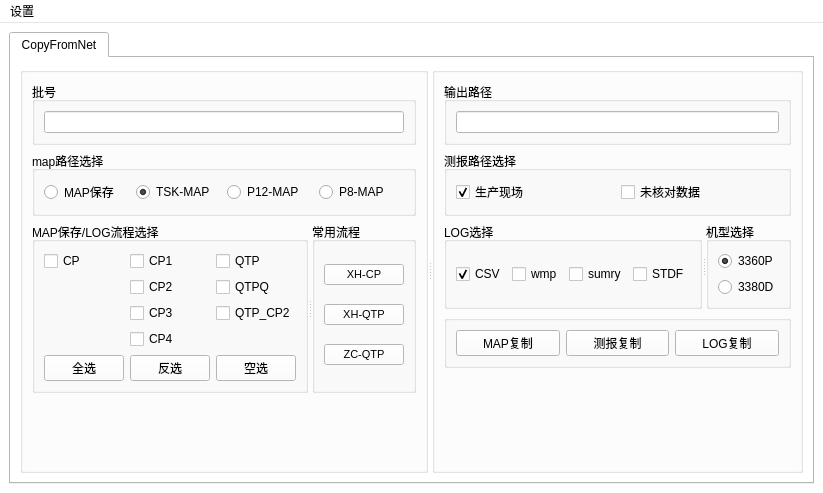
<?xml version="1.0" encoding="UTF-8"?>
<ui version="4.0">
 <class>MainWindow</class>
 <widget class="QMainWindow" name="MainWindow">
  <property name="geometry">
   <rect>
    <x>0</x>
    <y>0</y>
    <width>823</width>
    <height>493</height>
   </rect>
  </property>
  <property name="palette">
   <palette>
    <active>
     <colorrole role="WindowText">
      <brush brushstyle="SolidPattern">
       <color alpha="255">
        <red>0</red>
        <green>0</green>
        <blue>0</blue>
       </color>
      </brush>
     </colorrole>
     <colorrole role="Button">
      <brush brushstyle="SolidPattern">
       <color alpha="255">
        <red>255</red>
        <green>255</green>
        <blue>255</blue>
       </color>
      </brush>
     </colorrole>
     <colorrole role="Light">
      <brush brushstyle="SolidPattern">
       <color alpha="255">
        <red>255</red>
        <green>255</green>
        <blue>255</blue>
       </color>
      </brush>
     </colorrole>
     <colorrole role="Midlight">
      <brush brushstyle="SolidPattern">
       <color alpha="255">
        <red>255</red>
        <green>255</green>
        <blue>255</blue>
       </color>
      </brush>
     </colorrole>
     <colorrole role="Dark">
      <brush brushstyle="SolidPattern">
       <color alpha="255">
        <red>127</red>
        <green>127</green>
        <blue>127</blue>
       </color>
      </brush>
     </colorrole>
     <colorrole role="Mid">
      <brush brushstyle="SolidPattern">
       <color alpha="255">
        <red>170</red>
        <green>170</green>
        <blue>170</blue>
       </color>
      </brush>
     </colorrole>
     <colorrole role="Text">
      <brush brushstyle="SolidPattern">
       <color alpha="255">
        <red>0</red>
        <green>0</green>
        <blue>0</blue>
       </color>
      </brush>
     </colorrole>
     <colorrole role="BrightText">
      <brush brushstyle="SolidPattern">
       <color alpha="255">
        <red>255</red>
        <green>255</green>
        <blue>255</blue>
       </color>
      </brush>
     </colorrole>
     <colorrole role="ButtonText">
      <brush brushstyle="SolidPattern">
       <color alpha="255">
        <red>0</red>
        <green>0</green>
        <blue>0</blue>
       </color>
      </brush>
     </colorrole>
     <colorrole role="Base">
      <brush brushstyle="SolidPattern">
       <color alpha="255">
        <red>255</red>
        <green>255</green>
        <blue>255</blue>
       </color>
      </brush>
     </colorrole>
     <colorrole role="Window">
      <brush brushstyle="SolidPattern">
       <color alpha="255">
        <red>255</red>
        <green>255</green>
        <blue>255</blue>
       </color>
      </brush>
     </colorrole>
     <colorrole role="Shadow">
      <brush brushstyle="SolidPattern">
       <color alpha="255">
        <red>0</red>
        <green>0</green>
        <blue>0</blue>
       </color>
      </brush>
     </colorrole>
     <colorrole role="AlternateBase">
      <brush brushstyle="SolidPattern">
       <color alpha="255">
        <red>255</red>
        <green>255</green>
        <blue>255</blue>
       </color>
      </brush>
     </colorrole>
     <colorrole role="ToolTipBase">
      <brush brushstyle="SolidPattern">
       <color alpha="255">
        <red>255</red>
        <green>255</green>
        <blue>220</blue>
       </color>
      </brush>
     </colorrole>
     <colorrole role="ToolTipText">
      <brush brushstyle="SolidPattern">
       <color alpha="255">
        <red>0</red>
        <green>0</green>
        <blue>0</blue>
       </color>
      </brush>
     </colorrole>
     <colorrole role="PlaceholderText">
      <brush brushstyle="SolidPattern">
       <color alpha="127">
        <red>0</red>
        <green>0</green>
        <blue>0</blue>
       </color>
      </brush>
     </colorrole>
     <colorrole role="Accent">
      <brush brushstyle="SolidPattern">
       <color alpha="255">
        <red>255</red>
        <green>255</green>
        <blue>255</blue>
       </color>
      </brush>
     </colorrole>
    </active>
    <inactive>
     <colorrole role="WindowText">
      <brush brushstyle="SolidPattern">
       <color alpha="255">
        <red>0</red>
        <green>0</green>
        <blue>0</blue>
       </color>
      </brush>
     </colorrole>
     <colorrole role="Button">
      <brush brushstyle="SolidPattern">
       <color alpha="255">
        <red>255</red>
        <green>255</green>
        <blue>255</blue>
       </color>
      </brush>
     </colorrole>
     <colorrole role="Light">
      <brush brushstyle="SolidPattern">
       <color alpha="255">
        <red>255</red>
        <green>255</green>
        <blue>255</blue>
       </color>
      </brush>
     </colorrole>
     <colorrole role="Midlight">
      <brush brushstyle="SolidPattern">
       <color alpha="255">
        <red>255</red>
        <green>255</green>
        <blue>255</blue>
       </color>
      </brush>
     </colorrole>
     <colorrole role="Dark">
      <brush brushstyle="SolidPattern">
       <color alpha="255">
        <red>127</red>
        <green>127</green>
        <blue>127</blue>
       </color>
      </brush>
     </colorrole>
     <colorrole role="Mid">
      <brush brushstyle="SolidPattern">
       <color alpha="255">
        <red>170</red>
        <green>170</green>
        <blue>170</blue>
       </color>
      </brush>
     </colorrole>
     <colorrole role="Text">
      <brush brushstyle="SolidPattern">
       <color alpha="255">
        <red>0</red>
        <green>0</green>
        <blue>0</blue>
       </color>
      </brush>
     </colorrole>
     <colorrole role="BrightText">
      <brush brushstyle="SolidPattern">
       <color alpha="255">
        <red>255</red>
        <green>255</green>
        <blue>255</blue>
       </color>
      </brush>
     </colorrole>
     <colorrole role="ButtonText">
      <brush brushstyle="SolidPattern">
       <color alpha="255">
        <red>0</red>
        <green>0</green>
        <blue>0</blue>
       </color>
      </brush>
     </colorrole>
     <colorrole role="Base">
      <brush brushstyle="SolidPattern">
       <color alpha="255">
        <red>255</red>
        <green>255</green>
        <blue>255</blue>
       </color>
      </brush>
     </colorrole>
     <colorrole role="Window">
      <brush brushstyle="SolidPattern">
       <color alpha="255">
        <red>255</red>
        <green>255</green>
        <blue>255</blue>
       </color>
      </brush>
     </colorrole>
     <colorrole role="Shadow">
      <brush brushstyle="SolidPattern">
       <color alpha="255">
        <red>0</red>
        <green>0</green>
        <blue>0</blue>
       </color>
      </brush>
     </colorrole>
     <colorrole role="AlternateBase">
      <brush brushstyle="SolidPattern">
       <color alpha="255">
        <red>255</red>
        <green>255</green>
        <blue>255</blue>
       </color>
      </brush>
     </colorrole>
     <colorrole role="ToolTipBase">
      <brush brushstyle="SolidPattern">
       <color alpha="255">
        <red>255</red>
        <green>255</green>
        <blue>220</blue>
       </color>
      </brush>
     </colorrole>
     <colorrole role="ToolTipText">
      <brush brushstyle="SolidPattern">
       <color alpha="255">
        <red>0</red>
        <green>0</green>
        <blue>0</blue>
       </color>
      </brush>
     </colorrole>
     <colorrole role="PlaceholderText">
      <brush brushstyle="SolidPattern">
       <color alpha="127">
        <red>0</red>
        <green>0</green>
        <blue>0</blue>
       </color>
      </brush>
     </colorrole>
     <colorrole role="Accent">
      <brush brushstyle="SolidPattern">
       <color alpha="255">
        <red>255</red>
        <green>255</green>
        <blue>255</blue>
       </color>
      </brush>
     </colorrole>
    </inactive>
    <disabled>
     <colorrole role="WindowText">
      <brush brushstyle="SolidPattern">
       <color alpha="255">
        <red>127</red>
        <green>127</green>
        <blue>127</blue>
       </color>
      </brush>
     </colorrole>
     <colorrole role="Button">
      <brush brushstyle="SolidPattern">
       <color alpha="255">
        <red>255</red>
        <green>255</green>
        <blue>255</blue>
       </color>
      </brush>
     </colorrole>
     <colorrole role="Light">
      <brush brushstyle="SolidPattern">
       <color alpha="255">
        <red>255</red>
        <green>255</green>
        <blue>255</blue>
       </color>
      </brush>
     </colorrole>
     <colorrole role="Midlight">
      <brush brushstyle="SolidPattern">
       <color alpha="255">
        <red>255</red>
        <green>255</green>
        <blue>255</blue>
       </color>
      </brush>
     </colorrole>
     <colorrole role="Dark">
      <brush brushstyle="SolidPattern">
       <color alpha="255">
        <red>127</red>
        <green>127</green>
        <blue>127</blue>
       </color>
      </brush>
     </colorrole>
     <colorrole role="Mid">
      <brush brushstyle="SolidPattern">
       <color alpha="255">
        <red>170</red>
        <green>170</green>
        <blue>170</blue>
       </color>
      </brush>
     </colorrole>
     <colorrole role="Text">
      <brush brushstyle="SolidPattern">
       <color alpha="255">
        <red>127</red>
        <green>127</green>
        <blue>127</blue>
       </color>
      </brush>
     </colorrole>
     <colorrole role="BrightText">
      <brush brushstyle="SolidPattern">
       <color alpha="255">
        <red>255</red>
        <green>255</green>
        <blue>255</blue>
       </color>
      </brush>
     </colorrole>
     <colorrole role="ButtonText">
      <brush brushstyle="SolidPattern">
       <color alpha="255">
        <red>127</red>
        <green>127</green>
        <blue>127</blue>
       </color>
      </brush>
     </colorrole>
     <colorrole role="Base">
      <brush brushstyle="SolidPattern">
       <color alpha="255">
        <red>255</red>
        <green>255</green>
        <blue>255</blue>
       </color>
      </brush>
     </colorrole>
     <colorrole role="Window">
      <brush brushstyle="SolidPattern">
       <color alpha="255">
        <red>255</red>
        <green>255</green>
        <blue>255</blue>
       </color>
      </brush>
     </colorrole>
     <colorrole role="Shadow">
      <brush brushstyle="SolidPattern">
       <color alpha="255">
        <red>0</red>
        <green>0</green>
        <blue>0</blue>
       </color>
      </brush>
     </colorrole>
     <colorrole role="AlternateBase">
      <brush brushstyle="SolidPattern">
       <color alpha="255">
        <red>255</red>
        <green>255</green>
        <blue>255</blue>
       </color>
      </brush>
     </colorrole>
     <colorrole role="ToolTipBase">
      <brush brushstyle="SolidPattern">
       <color alpha="255">
        <red>255</red>
        <green>255</green>
        <blue>220</blue>
       </color>
      </brush>
     </colorrole>
     <colorrole role="ToolTipText">
      <brush brushstyle="SolidPattern">
       <color alpha="255">
        <red>0</red>
        <green>0</green>
        <blue>0</blue>
       </color>
      </brush>
     </colorrole>
     <colorrole role="PlaceholderText">
      <brush brushstyle="SolidPattern">
       <color alpha="127">
        <red>127</red>
        <green>127</green>
        <blue>127</blue>
       </color>
      </brush>
     </colorrole>
     <colorrole role="Accent">
      <brush brushstyle="SolidPattern">
       <color alpha="255">
        <red>255</red>
        <green>255</green>
        <blue>255</blue>
       </color>
      </brush>
     </colorrole>
    </disabled>
   </palette>
  </property>
  <property name="windowTitle">
   <string>CopyFromNet</string>
  </property>
  <widget class="QWidget" name="centralwidget">
   <layout class="QGridLayout" name="gridLayout_11">
    <item row="0" column="0">
     <widget class="QTabWidget" name="tabWidget">
      <property name="palette">
       <palette>
        <active>
         <colorrole role="WindowText">
          <brush brushstyle="SolidPattern">
           <color alpha="255">
            <red>0</red>
            <green>0</green>
            <blue>0</blue>
           </color>
          </brush>
         </colorrole>
         <colorrole role="Button">
          <brush brushstyle="SolidPattern">
           <color alpha="255">
            <red>255</red>
            <green>255</green>
            <blue>255</blue>
           </color>
          </brush>
         </colorrole>
         <colorrole role="Light">
          <brush brushstyle="SolidPattern">
           <color alpha="255">
            <red>255</red>
            <green>255</green>
            <blue>255</blue>
           </color>
          </brush>
         </colorrole>
         <colorrole role="Midlight">
          <brush brushstyle="SolidPattern">
           <color alpha="255">
            <red>255</red>
            <green>255</green>
            <blue>255</blue>
           </color>
          </brush>
         </colorrole>
         <colorrole role="Dark">
          <brush brushstyle="SolidPattern">
           <color alpha="255">
            <red>127</red>
            <green>127</green>
            <blue>127</blue>
           </color>
          </brush>
         </colorrole>
         <colorrole role="Mid">
          <brush brushstyle="SolidPattern">
           <color alpha="255">
            <red>170</red>
            <green>170</green>
            <blue>170</blue>
           </color>
          </brush>
         </colorrole>
         <colorrole role="Text">
          <brush brushstyle="SolidPattern">
           <color alpha="255">
            <red>0</red>
            <green>0</green>
            <blue>0</blue>
           </color>
          </brush>
         </colorrole>
         <colorrole role="BrightText">
          <brush brushstyle="SolidPattern">
           <color alpha="255">
            <red>255</red>
            <green>255</green>
            <blue>255</blue>
           </color>
          </brush>
         </colorrole>
         <colorrole role="ButtonText">
          <brush brushstyle="SolidPattern">
           <color alpha="255">
            <red>0</red>
            <green>0</green>
            <blue>0</blue>
           </color>
          </brush>
         </colorrole>
         <colorrole role="Base">
          <brush brushstyle="SolidPattern">
           <color alpha="255">
            <red>255</red>
            <green>255</green>
            <blue>255</blue>
           </color>
          </brush>
         </colorrole>
         <colorrole role="Window">
          <brush brushstyle="SolidPattern">
           <color alpha="255">
            <red>255</red>
            <green>255</green>
            <blue>255</blue>
           </color>
          </brush>
         </colorrole>
         <colorrole role="Shadow">
          <brush brushstyle="SolidPattern">
           <color alpha="255">
            <red>0</red>
            <green>0</green>
            <blue>0</blue>
           </color>
          </brush>
         </colorrole>
         <colorrole role="AlternateBase">
          <brush brushstyle="SolidPattern">
           <color alpha="255">
            <red>255</red>
            <green>255</green>
            <blue>255</blue>
           </color>
          </brush>
         </colorrole>
         <colorrole role="ToolTipBase">
          <brush brushstyle="SolidPattern">
           <color alpha="255">
            <red>255</red>
            <green>255</green>
            <blue>220</blue>
           </color>
          </brush>
         </colorrole>
         <colorrole role="ToolTipText">
          <brush brushstyle="SolidPattern">
           <color alpha="255">
            <red>0</red>
            <green>0</green>
            <blue>0</blue>
           </color>
          </brush>
         </colorrole>
         <colorrole role="PlaceholderText">
          <brush brushstyle="SolidPattern">
           <color alpha="127">
            <red>0</red>
            <green>0</green>
            <blue>0</blue>
           </color>
          </brush>
         </colorrole>
         <colorrole role="Accent">
          <brush brushstyle="SolidPattern">
           <color alpha="255">
            <red>255</red>
            <green>255</green>
            <blue>255</blue>
           </color>
          </brush>
         </colorrole>
        </active>
        <inactive>
         <colorrole role="WindowText">
          <brush brushstyle="SolidPattern">
           <color alpha="255">
            <red>0</red>
            <green>0</green>
            <blue>0</blue>
           </color>
          </brush>
         </colorrole>
         <colorrole role="Button">
          <brush brushstyle="SolidPattern">
           <color alpha="255">
            <red>255</red>
            <green>255</green>
            <blue>255</blue>
           </color>
          </brush>
         </colorrole>
         <colorrole role="Light">
          <brush brushstyle="SolidPattern">
           <color alpha="255">
            <red>255</red>
            <green>255</green>
            <blue>255</blue>
           </color>
          </brush>
         </colorrole>
         <colorrole role="Midlight">
          <brush brushstyle="SolidPattern">
           <color alpha="255">
            <red>255</red>
            <green>255</green>
            <blue>255</blue>
           </color>
          </brush>
         </colorrole>
         <colorrole role="Dark">
          <brush brushstyle="SolidPattern">
           <color alpha="255">
            <red>127</red>
            <green>127</green>
            <blue>127</blue>
           </color>
          </brush>
         </colorrole>
         <colorrole role="Mid">
          <brush brushstyle="SolidPattern">
           <color alpha="255">
            <red>170</red>
            <green>170</green>
            <blue>170</blue>
           </color>
          </brush>
         </colorrole>
         <colorrole role="Text">
          <brush brushstyle="SolidPattern">
           <color alpha="255">
            <red>0</red>
            <green>0</green>
            <blue>0</blue>
           </color>
          </brush>
         </colorrole>
         <colorrole role="BrightText">
          <brush brushstyle="SolidPattern">
           <color alpha="255">
            <red>255</red>
            <green>255</green>
            <blue>255</blue>
           </color>
          </brush>
         </colorrole>
         <colorrole role="ButtonText">
          <brush brushstyle="SolidPattern">
           <color alpha="255">
            <red>0</red>
            <green>0</green>
            <blue>0</blue>
           </color>
          </brush>
         </colorrole>
         <colorrole role="Base">
          <brush brushstyle="SolidPattern">
           <color alpha="255">
            <red>255</red>
            <green>255</green>
            <blue>255</blue>
           </color>
          </brush>
         </colorrole>
         <colorrole role="Window">
          <brush brushstyle="SolidPattern">
           <color alpha="255">
            <red>255</red>
            <green>255</green>
            <blue>255</blue>
           </color>
          </brush>
         </colorrole>
         <colorrole role="Shadow">
          <brush brushstyle="SolidPattern">
           <color alpha="255">
            <red>0</red>
            <green>0</green>
            <blue>0</blue>
           </color>
          </brush>
         </colorrole>
         <colorrole role="AlternateBase">
          <brush brushstyle="SolidPattern">
           <color alpha="255">
            <red>255</red>
            <green>255</green>
            <blue>255</blue>
           </color>
          </brush>
         </colorrole>
         <colorrole role="ToolTipBase">
          <brush brushstyle="SolidPattern">
           <color alpha="255">
            <red>255</red>
            <green>255</green>
            <blue>220</blue>
           </color>
          </brush>
         </colorrole>
         <colorrole role="ToolTipText">
          <brush brushstyle="SolidPattern">
           <color alpha="255">
            <red>0</red>
            <green>0</green>
            <blue>0</blue>
           </color>
          </brush>
         </colorrole>
         <colorrole role="PlaceholderText">
          <brush brushstyle="SolidPattern">
           <color alpha="127">
            <red>0</red>
            <green>0</green>
            <blue>0</blue>
           </color>
          </brush>
         </colorrole>
         <colorrole role="Accent">
          <brush brushstyle="SolidPattern">
           <color alpha="255">
            <red>255</red>
            <green>255</green>
            <blue>255</blue>
           </color>
          </brush>
         </colorrole>
        </inactive>
        <disabled>
         <colorrole role="WindowText">
          <brush brushstyle="SolidPattern">
           <color alpha="255">
            <red>127</red>
            <green>127</green>
            <blue>127</blue>
           </color>
          </brush>
         </colorrole>
         <colorrole role="Button">
          <brush brushstyle="SolidPattern">
           <color alpha="255">
            <red>255</red>
            <green>255</green>
            <blue>255</blue>
           </color>
          </brush>
         </colorrole>
         <colorrole role="Light">
          <brush brushstyle="SolidPattern">
           <color alpha="255">
            <red>255</red>
            <green>255</green>
            <blue>255</blue>
           </color>
          </brush>
         </colorrole>
         <colorrole role="Midlight">
          <brush brushstyle="SolidPattern">
           <color alpha="255">
            <red>255</red>
            <green>255</green>
            <blue>255</blue>
           </color>
          </brush>
         </colorrole>
         <colorrole role="Dark">
          <brush brushstyle="SolidPattern">
           <color alpha="255">
            <red>127</red>
            <green>127</green>
            <blue>127</blue>
           </color>
          </brush>
         </colorrole>
         <colorrole role="Mid">
          <brush brushstyle="SolidPattern">
           <color alpha="255">
            <red>170</red>
            <green>170</green>
            <blue>170</blue>
           </color>
          </brush>
         </colorrole>
         <colorrole role="Text">
          <brush brushstyle="SolidPattern">
           <color alpha="255">
            <red>127</red>
            <green>127</green>
            <blue>127</blue>
           </color>
          </brush>
         </colorrole>
         <colorrole role="BrightText">
          <brush brushstyle="SolidPattern">
           <color alpha="255">
            <red>255</red>
            <green>255</green>
            <blue>255</blue>
           </color>
          </brush>
         </colorrole>
         <colorrole role="ButtonText">
          <brush brushstyle="SolidPattern">
           <color alpha="255">
            <red>127</red>
            <green>127</green>
            <blue>127</blue>
           </color>
          </brush>
         </colorrole>
         <colorrole role="Base">
          <brush brushstyle="SolidPattern">
           <color alpha="255">
            <red>255</red>
            <green>255</green>
            <blue>255</blue>
           </color>
          </brush>
         </colorrole>
         <colorrole role="Window">
          <brush brushstyle="SolidPattern">
           <color alpha="255">
            <red>255</red>
            <green>255</green>
            <blue>255</blue>
           </color>
          </brush>
         </colorrole>
         <colorrole role="Shadow">
          <brush brushstyle="SolidPattern">
           <color alpha="255">
            <red>0</red>
            <green>0</green>
            <blue>0</blue>
           </color>
          </brush>
         </colorrole>
         <colorrole role="AlternateBase">
          <brush brushstyle="SolidPattern">
           <color alpha="255">
            <red>255</red>
            <green>255</green>
            <blue>255</blue>
           </color>
          </brush>
         </colorrole>
         <colorrole role="ToolTipBase">
          <brush brushstyle="SolidPattern">
           <color alpha="255">
            <red>255</red>
            <green>255</green>
            <blue>220</blue>
           </color>
          </brush>
         </colorrole>
         <colorrole role="ToolTipText">
          <brush brushstyle="SolidPattern">
           <color alpha="255">
            <red>0</red>
            <green>0</green>
            <blue>0</blue>
           </color>
          </brush>
         </colorrole>
         <colorrole role="PlaceholderText">
          <brush brushstyle="SolidPattern">
           <color alpha="127">
            <red>127</red>
            <green>127</green>
            <blue>127</blue>
           </color>
          </brush>
         </colorrole>
         <colorrole role="Accent">
          <brush brushstyle="SolidPattern">
           <color alpha="255">
            <red>255</red>
            <green>255</green>
            <blue>255</blue>
           </color>
          </brush>
         </colorrole>
        </disabled>
       </palette>
      </property>
      <property name="currentIndex">
       <number>0</number>
      </property>
      <widget class="QWidget" name="tab">
       <attribute name="title">
        <string>CopyFromNet</string>
       </attribute>
       <layout class="QGridLayout" name="gridLayout_10">
        <item row="0" column="0">
         <widget class="QSplitter" name="splitter_3">
          <property name="orientation">
           <enum>Qt::Horizontal</enum>
          </property>
          <widget class="QGroupBox" name="groupBox_10">
           <property name="title">
            <string/>
           </property>
           <layout class="QGridLayout" name="gridLayout_8">
            <item row="0" column="0">
             <widget class="QGroupBox" name="groupBox">
              <property name="title">
               <string>批号</string>
              </property>
              <layout class="QGridLayout" name="gridLayout_2">
               <item row="0" column="0">
                <widget class="QLineEdit" name="editLotId">
                 <property name="text">
                  <string/>
                 </property>
                </widget>
               </item>
              </layout>
             </widget>
            </item>
            <item row="1" column="0">
             <widget class="QGroupBox" name="groupBox_6">
              <property name="title">
               <string>map路径选择</string>
              </property>
              <layout class="QHBoxLayout" name="horizontalLayout_2">
               <item>
                <widget class="QRadioButton" name="rbtnMapSave">
                 <property name="text">
                  <string>MAP保存</string>
                 </property>
                 <property name="checked">
                  <bool>false</bool>
                 </property>
                </widget>
               </item>
               <item>
                <widget class="QRadioButton" name="rbtnTsKMap">
                 <property name="text">
                  <string>TSK-MAP</string>
                 </property>
                 <property name="checked">
                  <bool>true</bool>
                 </property>
                </widget>
               </item>
               <item>
                <widget class="QRadioButton" name="rbtnP12Map">
                 <property name="text">
                  <string>P12-MAP</string>
                 </property>
                </widget>
               </item>
               <item>
                <widget class="QRadioButton" name="rbtnP8Map">
                 <property name="text">
                  <string>P8-MAP</string>
                 </property>
                </widget>
               </item>
              </layout>
             </widget>
            </item>
            <item row="4" column="0">
             <widget class="QSplitter" name="splitter">
              <property name="orientation">
               <enum>Qt::Horizontal</enum>
              </property>
              <widget class="QGroupBox" name="groupBox_2">
               <property name="title">
                <string>MAP保存/LOG流程选择</string>
               </property>
               <layout class="QGridLayout" name="gridLayout_4">
                <item row="0" column="2">
                 <widget class="QCheckBox" name="chkBoxQTP">
                  <property name="text">
                   <string>QTP</string>
                  </property>
                 </widget>
                </item>
                <item row="0" column="1">
                 <widget class="QCheckBox" name="chkBoxCP1">
                  <property name="text">
                   <string>CP1</string>
                  </property>
                 </widget>
                </item>
                <item row="2" column="2">
                 <widget class="QCheckBox" name="chkBoxQTP_CP2">
                  <property name="text">
                   <string>QTP_CP2</string>
                  </property>
                 </widget>
                </item>
                <item row="0" column="0">
                 <widget class="QCheckBox" name="chkBoxCP">
                  <property name="text">
                   <string>CP</string>
                  </property>
                 </widget>
                </item>
                <item row="3" column="1">
                 <widget class="QCheckBox" name="chkBoxCP4">
                  <property name="text">
                   <string>CP4</string>
                  </property>
                 </widget>
                </item>
                <item row="2" column="1">
                 <widget class="QCheckBox" name="chkBoxCP3">
                  <property name="text">
                   <string>CP3</string>
                  </property>
                 </widget>
                </item>
                <item row="1" column="1">
                 <widget class="QCheckBox" name="chkBoxCP2">
                  <property name="text">
                   <string>CP2</string>
                  </property>
                 </widget>
                </item>
                <item row="1" column="2">
                 <widget class="QCheckBox" name="chkBoxQTPQ">
                  <property name="text">
                   <string>QTPQ</string>
                  </property>
                 </widget>
                </item>
                <item row="4" column="0">
                 <widget class="QPushButton" name="btnAllSelect">
                  <property name="text">
                   <string>全选</string>
                  </property>
                 </widget>
                </item>
                <item row="4" column="2">
                 <widget class="QPushButton" name="btnCancelSelect">
                  <property name="text">
                   <string>空选</string>
                  </property>
                 </widget>
                </item>
                <item row="4" column="1">
                 <widget class="QPushButton" name="btnInvertSelect">
                  <property name="text">
                   <string>反选</string>
                  </property>
                 </widget>
                </item>
               </layout>
              </widget>
              <widget class="QGroupBox" name="groupBox_5">
               <property name="title">
                <string>常用流程</string>
               </property>
               <layout class="QGridLayout" name="gridLayout">
                <item row="1" column="0">
                 <widget class="QPushButton" name="btnXHQTP">
                  <property name="font">
                   <font>
                    <pointsize>8</pointsize>
                   </font>
                  </property>
                  <property name="text">
                   <string>XH-QTP</string>
                  </property>
                 </widget>
                </item>
                <item row="2" column="0">
                 <widget class="QPushButton" name="btnZCQTP">
                  <property name="font">
                   <font>
                    <pointsize>8</pointsize>
                   </font>
                  </property>
                  <property name="text">
                   <string>ZC-QTP</string>
                  </property>
                 </widget>
                </item>
                <item row="0" column="0">
                 <widget class="QPushButton" name="btnXHCP">
                  <property name="font">
                   <font>
                    <pointsize>8</pointsize>
                   </font>
                  </property>
                  <property name="text">
                   <string>XH-CP</string>
                  </property>
                 </widget>
                </item>
               </layout>
              </widget>
             </widget>
            </item>
            <item row="5" column="0">
             <spacer name="verticalSpacer">
              <property name="orientation">
               <enum>Qt::Vertical</enum>
              </property>
              <property name="sizeHint" stdset="0">
               <size>
                <width>20</width>
                <height>40</height>
               </size>
              </property>
             </spacer>
            </item>
           </layout>
          </widget>
          <widget class="QGroupBox" name="groupBox_9">
           <property name="title">
            <string/>
           </property>
           <layout class="QGridLayout" name="gridLayout_9">
            <item row="1" column="0">
             <widget class="QGroupBox" name="groupBox_8">
              <property name="title">
               <string>测报路径选择</string>
              </property>
              <layout class="QGridLayout" name="gridLayout_3">
               <item row="0" column="0">
                <widget class="QCheckBox" name="chkOperPath">
                 <property name="text">
                  <string>生产现场</string>
                 </property>
                 <property name="checkable">
                  <bool>true</bool>
                 </property>
                 <property name="checked">
                  <bool>true</bool>
                 </property>
                </widget>
               </item>
               <item row="0" column="1">
                <widget class="QCheckBox" name="chkOperUncheckedPath">
                 <property name="text">
                  <string>未核对数据</string>
                 </property>
                 <property name="checkable">
                  <bool>false</bool>
                 </property>
                </widget>
               </item>
              </layout>
             </widget>
            </item>
            <item row="0" column="0">
             <widget class="QGroupBox" name="groupBox_3">
              <property name="title">
               <string>输出路径</string>
              </property>
              <layout class="QGridLayout" name="gridLayout_7">
               <item row="0" column="0">
                <widget class="QLineEdit" name="editOutPutPath"/>
               </item>
              </layout>
             </widget>
            </item>
            <item row="2" column="0">
             <widget class="QSplitter" name="splitter_2">
              <property name="orientation">
               <enum>Qt::Horizontal</enum>
              </property>
              <widget class="QGroupBox" name="groupBox_11">
               <property name="title">
                <string>LOG选择</string>
               </property>
               <layout class="QHBoxLayout" name="horizontalLayout_3">
                <item>
                 <widget class="QCheckBox" name="chkBoxCSV">
                  <property name="text">
                   <string>CSV</string>
                  </property>
                  <property name="checked">
                   <bool>true</bool>
                  </property>
                 </widget>
                </item>
                <item>
                 <widget class="QCheckBox" name="chkBoxWmpTDO">
                  <property name="text">
                   <string>wmp</string>
                  </property>
                  <property name="checkable">
                   <bool>false</bool>
                  </property>
                 </widget>
                </item>
                <item>
                 <widget class="QCheckBox" name="chkBoxsumryTDO">
                  <property name="text">
                   <string>sumry</string>
                  </property>
                  <property name="checkable">
                   <bool>false</bool>
                  </property>
                 </widget>
                </item>
                <item>
                 <widget class="QCheckBox" name="chkBoxSTDF">
                  <property name="text">
                   <string>STDF</string>
                  </property>
                  <property name="checkable">
                   <bool>false</bool>
                  </property>
                 </widget>
                </item>
               </layout>
              </widget>
              <widget class="QGroupBox" name="groupBox_13">
               <property name="title">
                <string>机型选择</string>
               </property>
               <layout class="QGridLayout" name="gridLayout_5">
                <item row="0" column="0">
                 <widget class="QRadioButton" name="rbtn3360pLog">
                  <property name="text">
                   <string>3360P</string>
                  </property>
                  <property name="checked">
                   <bool>true</bool>
                  </property>
                 </widget>
                </item>
                <item row="1" column="0">
                 <widget class="QRadioButton" name="rbtn3380dLog">
                  <property name="text">
                   <string>3380D</string>
                  </property>
                 </widget>
                </item>
               </layout>
              </widget>
             </widget>
            </item>
            <item row="3" column="0">
             <widget class="QGroupBox" name="groupBox_7">
              <property name="title">
               <string/>
              </property>
              <layout class="QGridLayout" name="gridLayout_6">
               <item row="1" column="2">
                <widget class="QPushButton" name="btnLogDo">
                 <property name="text">
                  <string>LOG复制</string>
                 </property>
                </widget>
               </item>
               <item row="1" column="1">
                <widget class="QPushButton" name="btnExcleDo">
                 <property name="text">
                  <string>测报复制</string>
                 </property>
                </widget>
               </item>
               <item row="1" column="0">
                <widget class="QPushButton" name="btnMapDo">
                 <property name="text">
                  <string>MAP复制</string>
                 </property>
                </widget>
               </item>
              </layout>
             </widget>
            </item>
            <item row="4" column="0">
             <spacer name="verticalSpacer_2">
              <property name="orientation">
               <enum>Qt::Vertical</enum>
              </property>
              <property name="sizeHint" stdset="0">
               <size>
                <width>20</width>
                <height>40</height>
               </size>
              </property>
             </spacer>
            </item>
           </layout>
          </widget>
         </widget>
        </item>
       </layout>
      </widget>
     </widget>
    </item>
   </layout>
  </widget>
  <widget class="QMenuBar" name="menubar">
   <property name="geometry">
    <rect>
     <x>0</x>
     <y>0</y>
     <width>823</width>
     <height>20</height>
    </rect>
   </property>
   <widget class="QMenu" name="menu">
    <property name="title">
     <string>设置</string>
    </property>
    <addaction name="actionExcelPath"/>
    <addaction name="actionPath"/>
    <addaction name="actionLOGPath"/>
   </widget>
   <addaction name="menu"/>
  </widget>
  <action name="actionPath">
   <property name="text">
    <string>MAP路径</string>
   </property>
  </action>
  <action name="actionExcelPath">
   <property name="text">
    <string>测报路径</string>
   </property>
  </action>
  <action name="actionLOGPath">
   <property name="text">
    <string>LOG路径</string>
   </property>
   <property name="toolTip">
    <string>LOG路径</string>
   </property>
  </action>
 </widget>
 <resources/>
 <connections/>
</ui>
